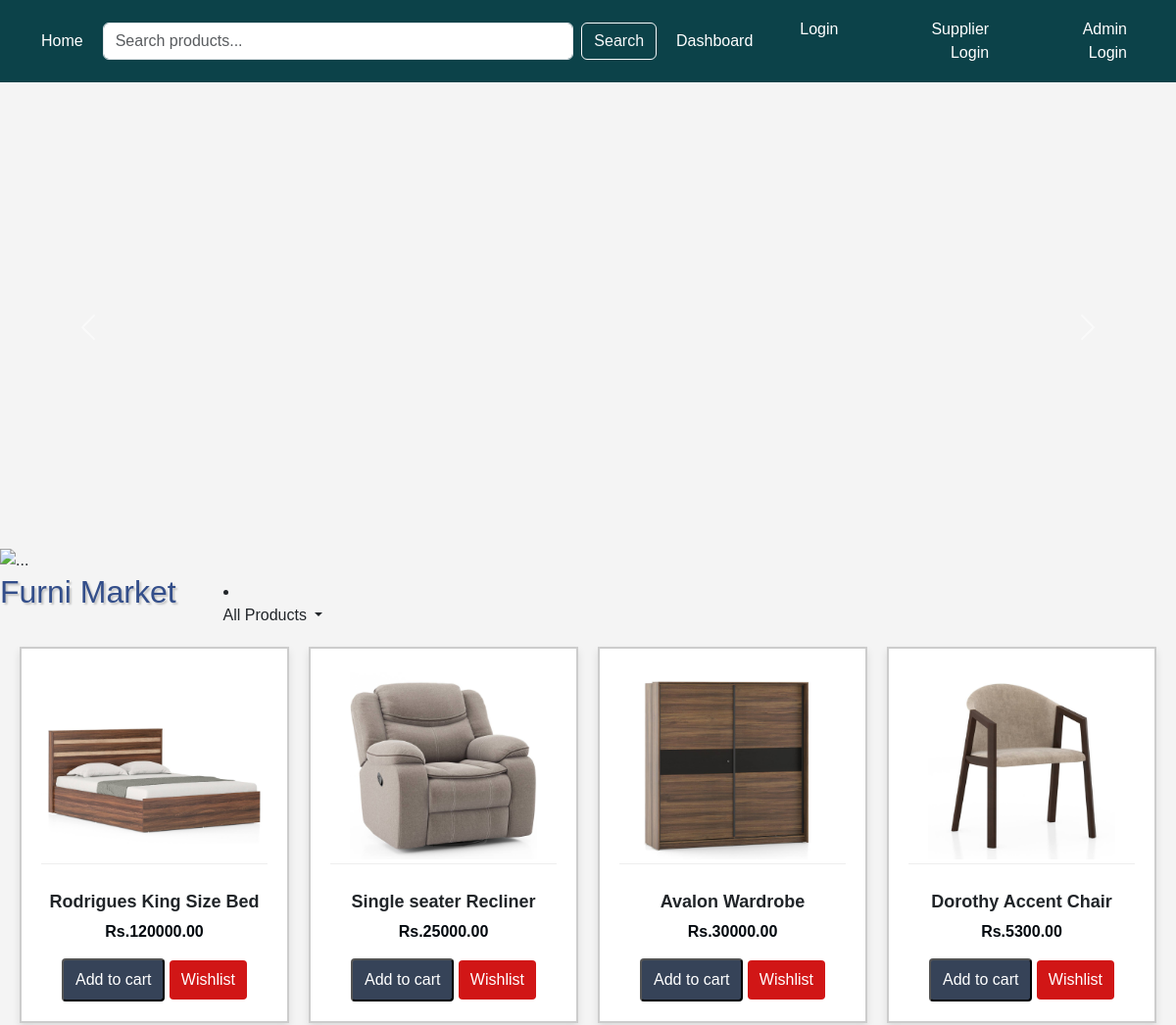
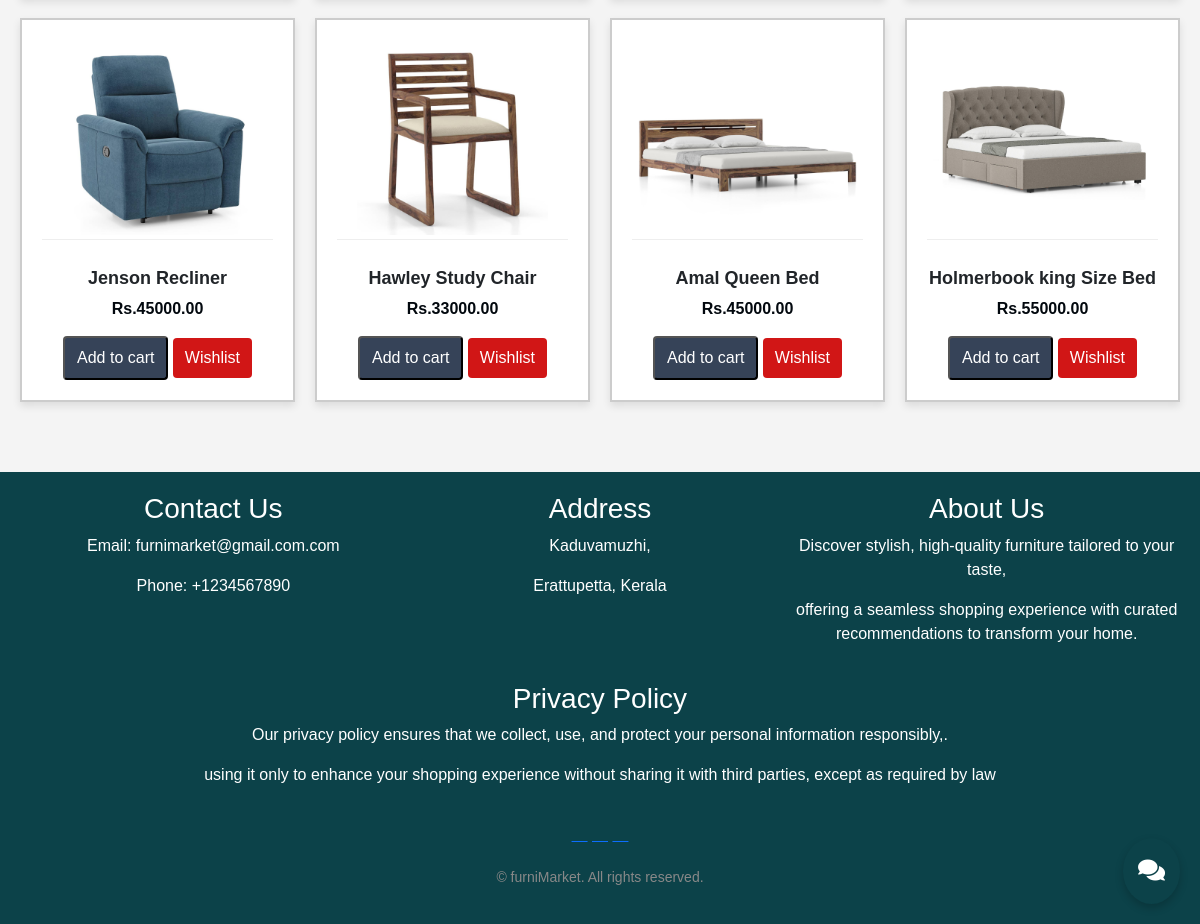
The page / on the database its author committed (2 pictures, top to bottom).
### handwash/models.py (models this page shows, shortened)
class Product(models.Model):
    name = models.CharField(max_length=255)
    description = models.TextField()
    category =models.ForeignKey(Category,on_delete=models.CASCADE)
    price = models.DecimalField(max_digits=10, decimal_places=2)
    image = models.ImageField(upload_to='productimages/')
    is_active = models.BooleanField(default=True)
    ml=models.IntegerField()
    quantity = models.IntegerField(default=0)
    reorderlevel = models.IntegerField(default=0)  # Add the reorderlevel field

### handwash/views.py (the view)
# urls.py: path('', views.index, name='index'),
def index(request):   #user page product view
    products = Product.objects.all()
    if "category" in request.GET:
            category=request.GET.get("category")
            products=products.filter(category__exact=category)
    return render(request, 'index.html', {'productdata': products})

### handwash/templates/index.html (shortened to what this page needs)
{%load static%}
<!DOCTYPE html>
<html lang="en">
<head>
    <link href="https://cdn.jsdelivr.net/npm/bootstrap@5.3.3/dist/css/bootstrap.min.css" rel="stylesheet">
    <link rel="stylesheet" href="https://cdnjs.cloudflare.com/ajax/libs/font-awesome/5.15.4/css/all.min.css" />
</head>
<body>
    <nav class="navbar navbar-expand-lg header">
        <div class="container-fluid">
          <a class="nav-link active" href="{% url 'index' %}">Home</a>
          <form class="d-flex w-50" method="GET" action="{% url 'search' %}">
            <input class="form-control me-2" name="query" type="search" placeholder="Search products..." aria-label="Search">
            <button class="btn btn-outline-light" type="submit">Search</button>
        </form>
        {% if user.is_authenticated %}
        <a class="nav-link" href="{% url 'furniture_recommendation' %}">Dashboard</a>
          <div class="collapse navbar-collapse justify-content-end" id="navbarNavAltMarkup">
            <div class="navbar-nav">
                {% else %}
                <a class="nav-link" href="{% url 'user_login' %}">Dashboard</a>
                <div class="collapse navbar-collapse justify-content-end" id="navbarNavAltMarkup">
                  <div class="navbar-nav">
                {% endif %}
            {% if user.is_authenticated %}
              <a class="nav-link" href="{% url 'orders' %}">Orders</a>
              <a class="nav-link" href="{% url 'view_to_wishlist' %}">Wishlist</a>
              <a class="nav-link" href="{% url 'cart' %}">Cart</a>
              <li class="nav-item dropdown">
                <a class="nav-link dropdown-toggle" href="#" role="button" data-bs-toggle="dropdown" aria-expanded="false">
                    {{ user.username }}
                </a>
                <ul class="dropdown-menu bg-black">
                  <li><a class="dropdown-item" href="{% url 'profile_update' %}">Update Profile</a></li>
                  <li><a class="dropdown-item" href="{% url 'user_logout' %}">Logout</a></li>
                </ul>
              </li>
            {% else %}
              <a class="nav-link" href="{% url 'user_login' %}" >Login</a>
              <a class="nav-link" href="{% url 'supplier_login' %}" >Supplier Login</a>
              <a class="nav-link" href="{% url 'admin_login' %}">Admin Login</a>
            {% endif %}
            </div>
          </div>
        </div>
      </nav>
      <div id="carouselExampleAutoplaying" class="carousel slide" data-bs-ride="carousel">
        <div class="carousel-inner">
          <div class="carousel-item active">
            <img src="{%static '/images/fruni.jpg' %}" class="d-block w-100" alt="...">
          </div>
        </div>
        <button class="carousel-control-prev" type="button" data-bs-target="#carouselExampleAutoplaying" data-bs-slide="prev">
          <span class="carousel-control-prev-icon" aria-hidden="true"></span>
        </button>
        <button class="carousel-control-next" type="button" data-bs-target="#carouselExampleAutoplaying" data-bs-slide="next">
          <span class="carousel-control-next-icon" aria-hidden="true"></span>
        </button>
      </div>
<div class="d-flex gap-5">
    <h1 class="main-heading">Furni Market</h1>
    <li class="nav-item dropdown mt-2">
        <a class="nav-link dropdown-toggle text-dark" href="#" role="button" data-bs-toggle="dropdown" aria-expanded="false">
            All Products
        </a>
      </li>
</div>
<div class="grid-container">
    {% for product in productdata|dictsort:"id"|dictsortreversed:"is_active" %}
    {% if product.is_active %}
    <div class="product">
        <a href="{% url 'product_detail' product.id %}">
            <img src="{{ product.image.url }}" alt="{{ product.name }}">
        </a>
        <div class="title">{{ product.name }}</div>
        <div class="price">Rs.{{ product.price }}</div>
        <form action="{% url 'add_to_cart' product.id %}" method="post">
            <button type="submit" class="add-to-cart">Add to cart</button>
            <a href="{% url 'add_to_wishlist' product.id %}" class="add-to-wishlist">Wishlist</a>
        </form>
    </div>
    {% endif %}
    {% endfor %}
</div>
<a href="{% url 'chatbot' %}" class="chatbot-icon">
    <i class="fas fa-comments"></i>
</a>
<footer class="footer">
    <div class="footer-content">
        <div class="contact-info">
            <h3>Contact Us</h3>
            <p>Email: furnimarket@gmail.com.com</p>
            <p>Phone: +1234567890</p>
        </div>
        <div class="company-address">
            <h3>Address</h3>
            <p>Kaduvamuzhi,</p>
            <p>Erattupetta, Kerala</p>
        </div>
        <div class="about-us">
            <h3>About Us</h3>
            <p>Discover stylish, high-quality furniture tailored to your taste,</p>
            <p>offering a seamless shopping experience with curated recommendations to transform your home.</p>
        </div>
        <div class="privacy-policy">
            <h3>Privacy Policy</h3>
            <p>Our privacy policy ensures that we collect, use, and protect your personal information responsibly,.</p>
            <p>using it only to enhance your shopping experience without sharing it with third parties, except as required by law</p>
        </div>
    </div>
    <div class="social-icons">
        <a href="#" class="fa fa-facebook"></a>
        <a href="#" class="fa fa-twitter"></a>
        <a href="#" class="fa fa-instagram"></a>
    </div>
    <div class="copyright">
        <p>&copy; furniMarket. All rights reserved.</p>
    </div>
</footer>
</body>
</html>

### handwash/templates/index.html (style rules this page uses)
body { font-family: Arial, sans-serif; background-color: #f4f4f4; margin: 0; }
.header { background-color: rgb(12, 66, 73); padding: 10px; text-align: right; color: white; }
.header a { color: white; margin: 0 20px; }
.main-heading { font-size: 2em; color: #334e8a; text-align: left; margin-top: 1px; text-shadow: 2px 2px 2px rgba(0, 0, 0, 0.2); }
.grid-container { display: grid; grid-template-columns: repeat(auto-fill, minmax(250px, 1fr)); gap: 20px; padding: 20px; justify-content: center; }
.product { text-align: center; border: 2px solid #ccc; padding: 20px; background-color: #fff; box-shadow: 0 4px 8px rgba(0, 0, 0, 0.1); transition: transform 0.3s ease; }
.product img { width: 100%; height: auto; max-height: 200px; object-fit: cover; border-bottom: 1px solid #eee; margin-bottom: 15px; }
.product .title { font-size: 18px; margin-top: 10px; font-weight: bold; }
.product .price { font-size: 16px; color: #02080e; margin-top: 5px; font-weight: bold; }
.product .add-to-cart { display: inline-block; margin-top: 15px; text-decoration: none; background-color: #364358; color: white; padding: 8px 12px; border-radius: 4px; transition: background-color 0.3s; }
.product .add-to-wishlist { display: inline-block; margin-top: 15px; text-decoration: none; background-color: #d11616; color: white; padding: 8px 12px; border-radius: 4px; transition: background-color 0.3s; }
.footer { background-color: rgb(12, 66, 73); color: white; padding: 20px; text-align: center; margin-top: 50px; }
.footer-content { display: flex; justify-content: space-around; flex-wrap: wrap; }
.contact-info, .company-address, .about-us, .privacy-policy { flex: 1 1 300px; margin-bottom: 20px; }
.copyright { margin-top: 20px; font-size: 14px; color: #888; }
.carousel-item { height: 500px; overflow: hidden; position: relative; }
.carousel-item img { position: absolute; bottom: 0; width: 100%; object-fit: fill; }
.chatbot-icon { position: fixed; bottom: 20px; right: 20px; background-color: rgb(12, 66, 73); color: white; border-radius: 50%; padding: 15px; box-shadow: 0 4px 8px rgba(0, 0, 0, 0.2); font-size: 24px; text-align: center; transition: background-color 0.3s; }

### rows shown on the page
Product: image (picture), name "Rodrigues King Size Bed", price "120000.00"
Product: image (picture), name "Single seater Recliner", price "25000.00"
Product: image (picture), name "Avalon Wardrobe", price "30000.00"
Product: image (picture), name "Dorothy Accent Chair", price "5300.00"
Product: image (picture), name "Jenson Recliner", price "45000.00"
Product: image (picture), name "Hawley Study Chair", price "33000.00"
Product: image (picture), name "Amal Queen Bed", price "45000.00"
Product: image (picture), name "Holmerbook king Size Bed", price "55000.00"
